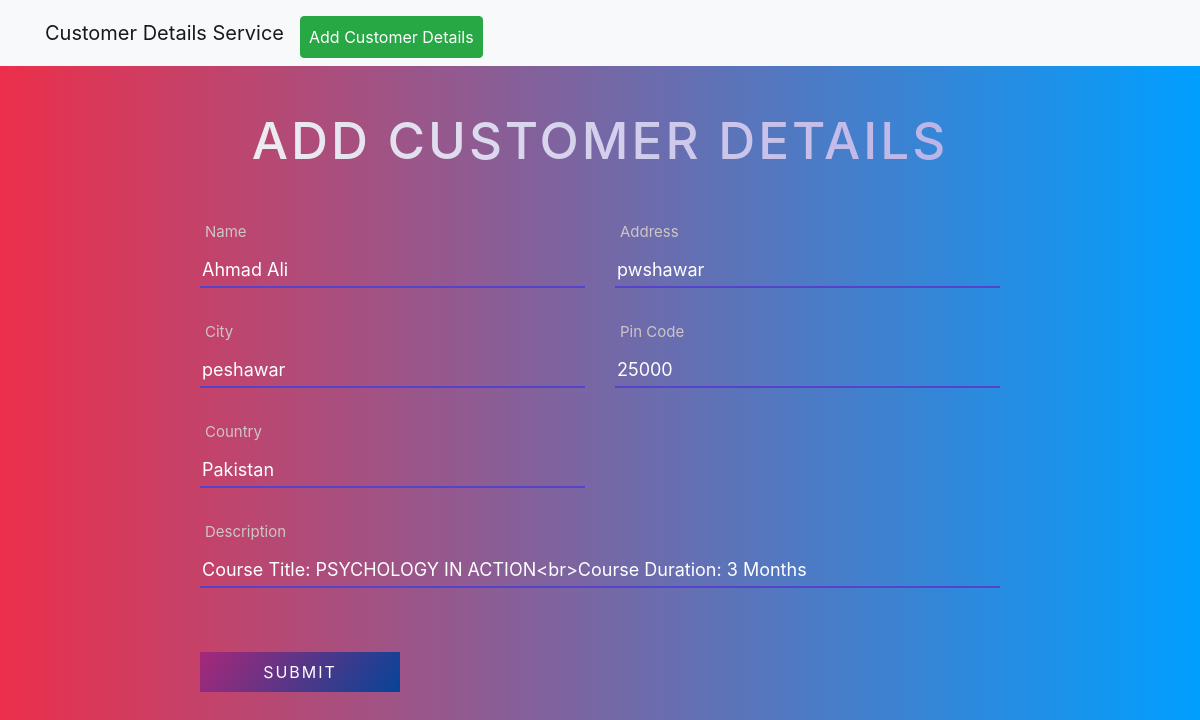
The app's page /update.php?id=24 with its own data.
### tables this page shows
CREATE TABLE `customersdetails` (
  `id` int(11) NOT NULL,
  `name` varchar(550) NOT NULL,
  `address` varchar(550) NOT NULL,
  `city` varchar(200) NOT NULL,
  `pin_code` decimal(10,0) NOT NULL,
  `country` varchar(200) NOT NULL,
  `description` longtext DEFAULT NULL
);

### update.php (the view, shortened to what this page needs)
<?php
$pdo =  require_once "connection.php";
?>
<?php
$id = $_GET['id'] ?? null;
$statement = $pdo->prepare("SELECT * FROM customersdetails WHERE id = :id");
$statement->bindValue(':id', $id);
$statement->execute();
$details = $statement->fetch(PDO::FETCH_ASSOC);
$name = $details["name"];
$address = $details["address"];
$city = $details["city"];
$pin_code = $details["pin_code"];
$country = $details["country"];
$description = $details["description"];
?>
<!DOCTYPE html>
<html lang="en">
<head>
    <link
        rel="stylesheet"
        href="https://stackpath.bootstrapcdn.com/bootstrap/4.5.0/css/bootstrap.min.css"
    />
</head>
<body>
<nav class="navbar navbar-expand-lg navbar-light bg-light">
    <div class="container">
        <a class="navbar-brand" href="index.php">Customer Details Service</a>
        <div class="collapse navbar-collapse" id="navbarNav">
            <ul class="navbar-nav">
                <li class="nav-item active">
                    <a
                        class="btn btn-success mt-2 nav-link"
                        style="color: #ffff !important"
                        href="insert.php"
                    >Add Customer Details <span class="sr-only">(current)</span></a
                    >
                </li>
            </ul>
        </div>
    </div>
</nav>
<section class="get-in-touch">
    <h1 class="title">Add Customer Details</h1>
    <form method="post" class="contact-form row">
        <div class="form-field col-lg-6">
            <input id="name" name="name" class="input-text js-input" type="text" required value="<?php echo $name ?>" />
            <label class="label" for="name">Name</label>
        </div>
        <div class="form-field col-lg-6">
            <input id="address" name="address" class="input-text js-input" type="text" required value="<?php echo $address ?>" />
            <label class="label" for="address">Address</label>
        </div>
        <div class="form-field col-lg-6">
            <input
                id="city"
                name="city"
                class="input-text js-input"
                type="text"
                required
                value="<?php echo $city ?>"
            />
            <label class="label" for="city">City</label>
        </div>
        <div class="form-field col-lg-6">
            <input id="code" name="code" class="input-text js-input" required type="text" value="<?php echo $pin_code ?>" />
            <label class="label" for="code">Pin Code</label>
        </div>
        <div class="form-field col-lg-6">
            <input id="country" name="country" class="input-text js-input" required type="text" value="<?php echo $country ?>" />
            <label class="label" for="country">Country</label>
        </div>
        <div class="form-field col-lg-12">
            <input
                id="description"
                name="description"
                class="input-text js-input"
                type="text"
                value="<?php echo $description ?>"
                required
            />
            <label class="label" for="description">Description</label>
        </div>
        <div class="form-field col-lg-12">
            <input class="submit-btn" type="submit" value="Submit" />
        </div>
    </form>
</section>
</body>
</html>

### update.php (style rules this page uses)
body { color: #566787; background: #009fff; background: -webkit-linear-gradient( to right, #ec2f4b, #009fff ); background: linear-gradient( to right, #ec2f4b, #009fff ); }
.get-in-touch { max-width: 800px; margin: 50px auto; position: relative; }
.get-in-touch .title { text-align: center; text-transform: uppercase; letter-spacing: 3px; font-size: 3.2em; line-height: 48px; padding-bottom: 48px; color: rgb(143, 118, 118); background: #5543ca; background: -moz-linear-gradient( left, #f1f1f1 0%, #b7afe7 100% ) !important; background: -webkit-linear-gradient( left, #f1f1f1 0%, #b7afe7 100% ) !important; background: linear-gradient( to right, #f1f1f1 0%, #b7afe7 100% ) !important; -webkit-background-clip: text !important; -webkit-text-fill-color: transparent !important; }
.contact-form .form-field { position: relative; margin: 32px 0; }
.contact-form .input-text { display: block; width: 100%; height: 36px; border-width: 0 0 2px 0; border-color: #5543ca; color: white; background-color: transparent; font-size: 18px; line-height: 26px; font-weight: 400; }
.contact-form .input-text:focus + .label, .contact-form .input-text:valid + .label { -webkit-transform: translateY(-24px); transform: translateY(-24px); font-size: 15px; }
.contact-form .label { position: absolute; left: 20px; bottom: 11px; font-size: 18px; line-height: 26px; font-weight: 400; color: rgb(206, 197, 197); cursor: text; transition: -webkit-transform 0.2s ease-in-out; transition: transform 0.2s ease-in-out; transition: transform 0.2s ease-in-out, -webkit-transform 0.2s ease-in-out; }
.contact-form .submit-btn { display: inline-block; background-color: #000; background-image: linear-gradient(125deg, #a72879, #064497); color: #fff; text-transform: uppercase; letter-spacing: 2px; font-size: 16px; padding: 8px 16px; border: none; width: 200px; cursor: pointer; }

### records on screen
customersdetails: name "Ahmad Ali", address "pwshawar", city "peshawar", code "25000", country "Pakistan", description "Course Title: PSYCHOLOGY IN ACTION<br>Course Duration: 3 Months"
